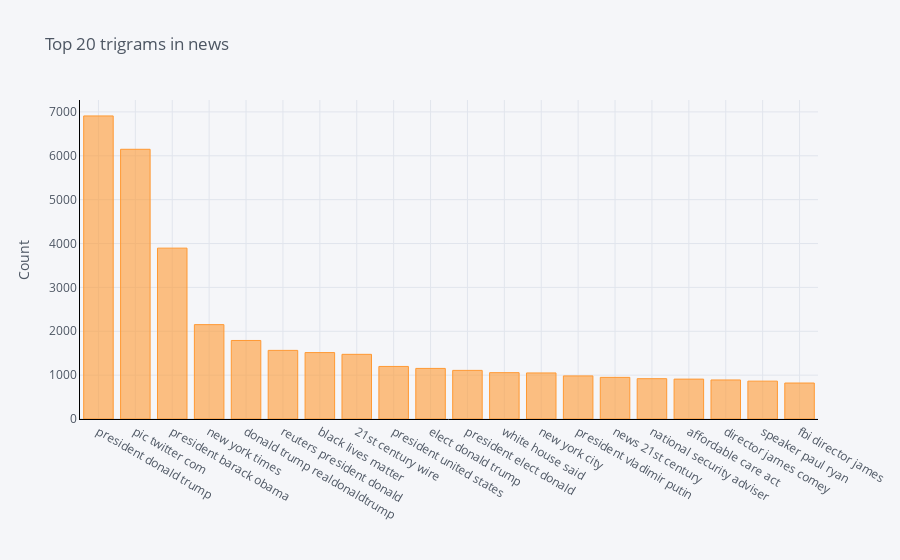

Notebook code for this chart:
### Code cell
def get_top_n_trigram(corpus, n=None):
    vec = CountVectorizer(ngram_range=(3, 3), stop_words='english').fit(corpus)
    bag_of_words = vec.transform(corpus)
    sum_words = bag_of_words.sum(axis=0) 
    words_freq = [(word, sum_words[0, idx]) for word, idx in vec.vocabulary_.items()]
    words_freq =sorted(words_freq, key = lambda x: x[1], reverse=True)
    return words_freq[:n]

#Calling function and return only top 20 words
common_words = get_top_n_trigram(clean_news['news'], 20)

#Printing word and their respective frequencies
for word, freq in common_words:
    print(word, freq)

#Creating a dataframe with words and count
df6 = pd.DataFrame(common_words, columns = ['news' , 'count'])

#Grouping the words and plotting their frequencies
df6.groupby('news').sum()['count'].sort_values(ascending=False).iplot(
    kind='bar', yTitle='Count', linecolor='black', title='Top 20 trigrams in news')

### Figure 1 — Plotly figure (JSON) as saved in the notebook; plotly's stock layout.template omitted (floating-point values rounded to 4 significant figures)
{"data": [{"marker": {"color": "rgba(255, 153, 51, 0.6)", "line": {"color": "rgba(255, 153, 51, 1.0)", "width": 1}}, "name": "count", "orientation": "v", "text": "", "type": "bar", "x": ["president donald trump", "pic twitter com", "president barack obama", "new york times", "donald trump realdonaldtrump", "reuters president donald", "black lives matter", "21st century wire", "president united states", "elect donald trump", "president elect donald", "white house said", "new york city", "president vladimir putin", "news 21st century", "national security adviser", "affordable care act", "director james comey", "speaker paul ryan", "fbi director james"], "y": [6908, 6148, 3895, 2151, 1790, 1564, 1514, 1474, 1198, 1153, 1108, 1056, 1050, 982, 949, 919, 909, 890, 863, 820]}], "layout": {"legend": {"bgcolor": "#F5F6F9", "font": {"color": "#4D5663"}}, "paper_bgcolor": "#F5F6F9", "plot_bgcolor": "#F5F6F9", "title": {"font": {"color": "#4D5663"}, "text": "Top 20 trigrams in news"}, "xaxis": {"gridcolor": "#E1E5ED", "linecolor": "black", "showgrid": true, "tickfont": {"color": "#4D5663"}, "title": {"font": {"color": "#4D5663"}, "text": ""}, "zerolinecolor": "#E1E5ED"}, "yaxis": {"gridcolor": "#E1E5ED", "linecolor": "black", "showgrid": true, "tickfont": {"color": "#4D5663"}, "title": {"font": {"color": "#4D5663"}, "text": "Count"}, "zerolinecolor": "#E1E5ED"}}}
